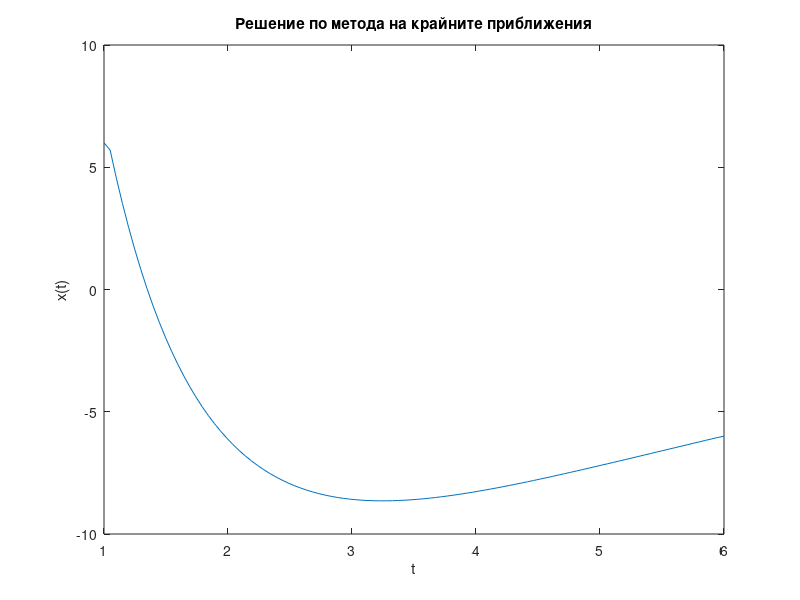

MATLAB code to generate this figure:
function thirdTask
% Задаване на параметри
a = 1; b = 6; % граници на интервала
alpha = 6; %x(a)=alpha
beta = -6; % x(b)=beta
n = 100; % брой точки на дискретизация
h = (b-a)/(n+1); % стъпка на дискретизация
t=a:h:b;
% Дефиниране на матрицата на коефициентите и вектора на дясната страна
A = zeros(n,n);
f = zeros(n,1);
for i = 1:n
    if i ~= 1; A(i,i-1) = h/(t(i)) - 1;
    end
    A(i,i) = 2-(2*h^2/t(i)^2);
    if i ~= n; A(i,i+1) = -h/(t(i)) - 1;
    end
    f(i) = -h^2*(cos(t(i))^2 * 1/t(i)^2);
end
% Прилагане на граничните условия
A(1,:) = 0; A(1,1) = 1;
A(n,:) = 0; A(n,n) = 1;
f(1) = f(1) - alpha*(h/(t(1)) - 1);
f(n) = f(n) - beta*(-h/(t(n)) - 1);
% Решаване на системата
x = A\f;
xx=[alpha;x;beta];
figure(3),plot(t,xx);
xlabel('t');
ylabel('x(t)');
title('Решение по метода на крайните приближения');
end


function thirdTask1
% Задаване на параметри
a = 1; b = 4; % граници на интервала
alpha = -0.3; %x(a)=alpha
beta = 0.4; % x(b)=beta
n = 100; % брой точки на дискретизация
h = (b-a)/(n+1); % стъпка на дискретизация
t=a:h:b;
% Дефиниране на матрицата на коефициентите и вектора на дясната страна
A = zeros(n,n);
f = zeros(n,1);
for i = 1:n
    if i ~= 1; A(i,i-1) = h/(2*t(i)) - 1;
    end
    A(i,i) = 2 - (16*h^2)/(t(i)^2);
    if i ~= n; A(i,i+1) = -h/(2*t(i)) - 1;
    end
    f(i) = -h^2*sin(1/t(i)^2);
end
% Прилагане на граничните условия
A(1,:) = 0; A(1,1) = 1;
A(n,:) = 0; A(n,n) = 1;
f(1) = f(1) - alpha*(h/(2*t(1)) - 1);
f(n) = f(n) - beta*(-h/(2*t(n)) - 1);
% Решаване на системата
x = A\f;
xx=[alpha;x;beta];
figure(3),plot(t,xx);
xlabel('t');
ylabel('x(t)');
title('Решение по метода на крайните приближения');
end
